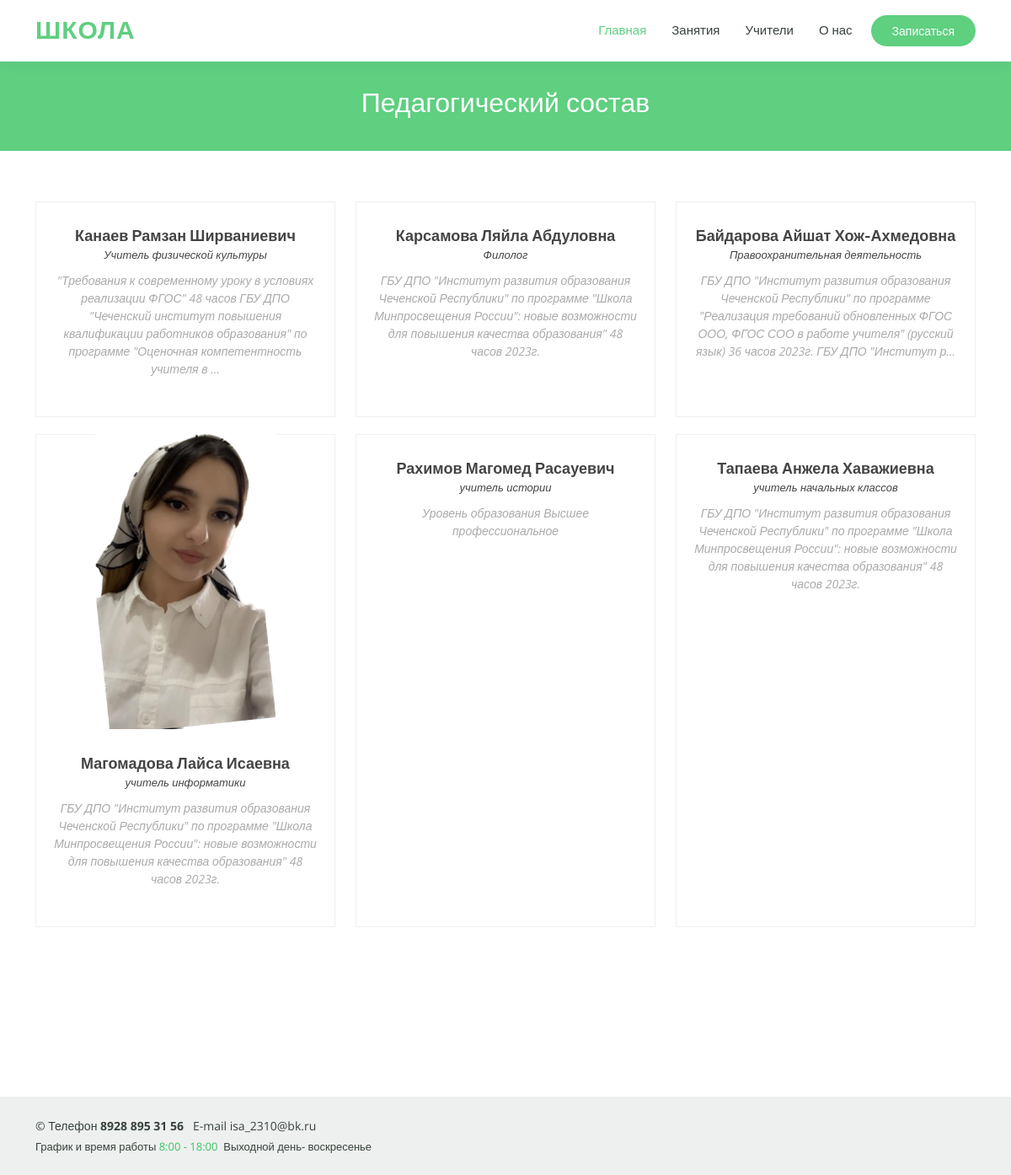
The page /trainers on the database its author committed.
### school/models.py (models this page shows, shortened)
class Teacher(models.Model):
    name = models.CharField(max_length=100, verbose_name='преподаватель')
    name_prof = models.CharField(max_length=100, verbose_name='профессия')
    tel = models.CharField(max_length=60, blank=True, null=True, verbose_name='телефон')
    description = models.TextField(blank=True, verbose_name='Информация')
    img_main = models.ImageField(upload_to='img', blank=False, verbose_name='Фото')
    date_created = models.DateTimeField(auto_now_add=True)
    class Meta:
        verbose_name_plural = 'преподаватель'

### school/views.py (the view)
# urls.py: path('trainers', views.trainers, name='trainers'),
def trainers(request):
    teacher = Teacher.objects.all()
    context = {'teacher': teacher}
    return render(request, 'school/trainers.html',  context)

### school/templates/school/trainers.html
{% extends 'school/base.html' %}
{% load static %}
{% load bootstrap4 %}
{% block content %}
  <main id="main" data-aos="fade-in">
    <div class="breadcrumbs">
      <div class="container">
        <h2>Педагогический состав</h2>
      </div>
    </div>
    <section id="trainers" class="trainers">
      <div class="container" data-aos="fade-up">
        <div class="row" data-aos="zoom-in" data-aos-delay="100">
          {% for teach in teacher %}
            <div class="col-lg-4 col-md-6 d-flex align-items-stretch">
              <div class="member">
                <img src="{{ teach.img_main.url }}" class="img-fluid img_teachder" alt="">
                <div class="member-content">
                  <h4>{{ teach.name }}</h4>
                  <span>{{ teach.name_prof }}</span>
                  <p>
                    {{ teach.description|truncatechars:200 }}
                  </p>
                </div>
              </div>
            </div>
          {% endfor %}
        </div>
      </div>
    </section>
  </main>
{% endblock content %}

### school/templates/school/base.html (shortened to what this page needs)
{% load static %}
<!doctype html>
<html lang="ru">
  <head>
    <link href="{% static '/vendor/animate.css/animate.min.css' %}" rel="stylesheet">
    <link href="{% static '/vendor/aos/aos.css' %}" rel="stylesheet">
    <link href="{% static '/vendor/bootstrap/css/bootstrap.min.css' %}" rel="stylesheet">
    <link href="{% static '/vendor/bootstrap-icons/bootstrap-icons.css' %}" rel="stylesheet">
    <link href="{% static '/vendor/boxicons/css/boxicons.min.css' %}" rel="stylesheet">
    <link href="{% static '/vendor/remixicon/remixicon.css' %}" rel="stylesheet">
    <link href="{% static '/vendor/swiper/swiper-bundle.min.css' %}" rel="stylesheet">
    <link  href="{% static '/css/style.css' %}" rel="stylesheet">
  </head>
  <body>
    <header id="header" class="fixed-top">
        <div class="container d-flex align-items-center">
          <h1 class="logo me-auto"><a href="/">Школа</a></h1>
          <nav id="navbar" class="navbar order-last order-lg-0">
            <ul>
              <li><a class="active" href="{% url 'index' %}">Главная</a></li>
              <li><a href="{% url 'courses' %}">Занятия</a></li>
              <li><a href="{% url 'trainers' %}">Учители</a></li>
              <li><a href="{% url 'about' %}">О нас</a></li>
            </ul>
          </nav>
          <a href="{% url 'courses' %}" class="get-started-btn">Записаться</a>
        </div>
      </header>
    {% block content %}{% endblock content %}
    <br><br><br><br><br>
    <footer id="footer">
        <div class="container d-md-flex py-4">
          <div class="me-md-auto text-center text-md-start">
            <div class="copyright">
              &copy; Телефон<strong><span> 8928 895 31 56 </span></strong>&nbsp; E-mail <span>isa_2310@bk.ru</span>
            </div>
            <div class="credits">
              График и время работы <a href="/">8:00 - 18:00</a>&nbsp;&nbsp;Выходной день- воскресенье
            </div>
          </div>
        </div>
      </footer>
  </body>
</html>

### static/css/style.css (style rules this page uses)
body { font-family: "Open Sans", sans-serif; color: #444444; }
a { color: #5fcf80; text-decoration: none; }
h1, h2, h3, h4, h5, h6 { font-family: "Raleway", sans-serif; }
#header { background: #fff; transition: all 0.5s; z-index: 997; padding: 15px 0; box-shadow: 0px 0 18px rgba(55, 66, 59, 0.08); }
#header .logo { font-size: 30px; margin: 0; padding: 0; line-height: 1; font-weight: 600; letter-spacing: 1px; text-transform: uppercase; font-family: "Poppins", sans-serif; }
#header .logo a { color: #5fcf80; }
.get-started-btn { margin-left: 22px; background: #5fcf80; color: #fff; border-radius: 50px; padding: 8px 25px; white-space: nowrap; transition: 0.3s; font-size: 14px; display: inline-block; }
.navbar { padding: 0; }
.navbar ul { margin: 0; padding: 0; display: flex; list-style: none; align-items: center; }
.navbar li { position: relative; }
.navbar a, .navbar a:focus { display: flex; align-items: center; justify-content: space-between; padding: 10px 0 10px 30px; font-family: "Poppins", sans-serif; font-size: 15px; font-weight: 500; color: #37423b; white-space: nowrap; transition: 0.3s; }
.navbar a:hover, .navbar .active, .navbar .active:focus, .navbar li:hover>a { color: #5fcf80; }
section { padding: 60px 0; overflow: hidden; }
.breadcrumbs { margin-top: 73px; text-align: center; background: #5fcf80; padding: 30px 0; color: #fff; }
.breadcrumbs h2 { font-size: 32px; font-weight: 500; }
.trainers .member { text-align: center; margin-bottom: 20px; background: #fff; border: 1px solid #eef0ef; }
.trainers .member img { margin: -1px -1px 30px -1px; }
.trainers .member .member-content { padding: 0 20px 30px 20px; }
.trainers .member h4 { font-weight: 700; margin-bottom: 2px; font-size: 18px; }
.trainers .member span { font-style: italic; display: block; font-size: 13px; }
.trainers .member p { padding-top: 10px; font-size: 14px; font-style: italic; color: #aaaaaa; }
#footer { color: #37423b; font-size: 14px; background: #eef0ef; }
#footer .credits { padding-top: 5px; font-size: 13px; }
#footer .credits a { color: #3ac162; transition: 0.3s; }
.img_teachder { height: 350px !important; }

### rows shown on the page
Teacher: name "Канаев Рамзан Ширваниевич", name_prof "Учитель физической культуры", description "\"Требования к современному уроку в условиях реализации ФГОС\" 48 часов ГБУ ДПО \"Чеченский институт повышения квалификации работников образования\" по программе \"Оценочная компетентность учителя в …"
Teacher: name "Карсамова Ляйла Абдуловна", name_prof "Филолог", description "ГБУ ДПО \"Институт развития образования Чеченской Республики\" по программе \"Школа Минпросвещения России\": новые возможности для повышения качества образования\" 48 часов 2023г."
Teacher: name "Байдарова Айшат Хож-Ахмедовна", name_prof "Правоохранительная деятельность", description "ГБУ ДПО \"Институт развития образования Чеченской Республики\" по программе \"Реализация требований обновленных ФГОС ООО, ФГОС СОО в работе учителя\" (русский язык) 36 часов 2023г. ГБУ ДПО \"Институт р…"
Teacher: img_main (picture), name "Магомадова Лайса Исаевна", name_prof "учитель информатики", description "ГБУ ДПО \"Институт развития образования Чеченской Республики\" по программе \"Школа Минпросвещения России\": новые возможности для повышения качества образования\" 48 часов 2023г."
Teacher: name "Рахимов Магомед Расауевич", name_prof "учитель истории", description "Уровень образования Высшее профессиональное"
Teacher: name "Тапаева Анжела Хаважиевна", name_prof "учитель начальных классов", description "ГБУ ДПО \"Институт развития образования Чеченской Республики\" по программе \"Школа Минпросвещения России\": новые возможности для повышения качества образования\" 48 часов 2023г."
